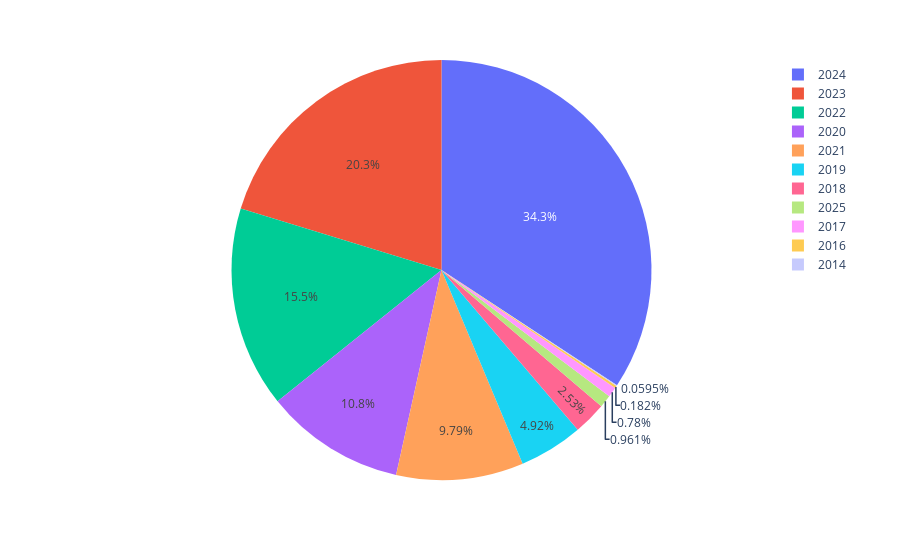

Notebook source saved alongside this figure:
### Markdown cell above
## Yearly Wise Average Launched count in India

### Code cell
fig=px.pie(df,names='Launched Year',values='Launched Price (India)')
fig.show()

### Figure 1 — Plotly figure (JSON) as saved in the notebook; plotly's stock layout.template omitted (floating-point values rounded to 4 significant figures; data arrays with more than 128 entries replaced by an {"elided": "..."} marker saying what was removed)
{"data": [{"domain": {"x": [0, 1], "y": [0, 1]}, "hovertemplate": "Launched Year=%{label}<br>Launched Price (India)=%{value}<extra></extra>", "labels": {"elided": "930 int values"}, "legendgroup": "", "name": "", "showlegend": true, "type": "pie", "values": {"elided": "930 int values"}}], "layout": {"autosize": true, "legend": {"tracegroupgap": 0}, "margin": {"t": 60}}}
